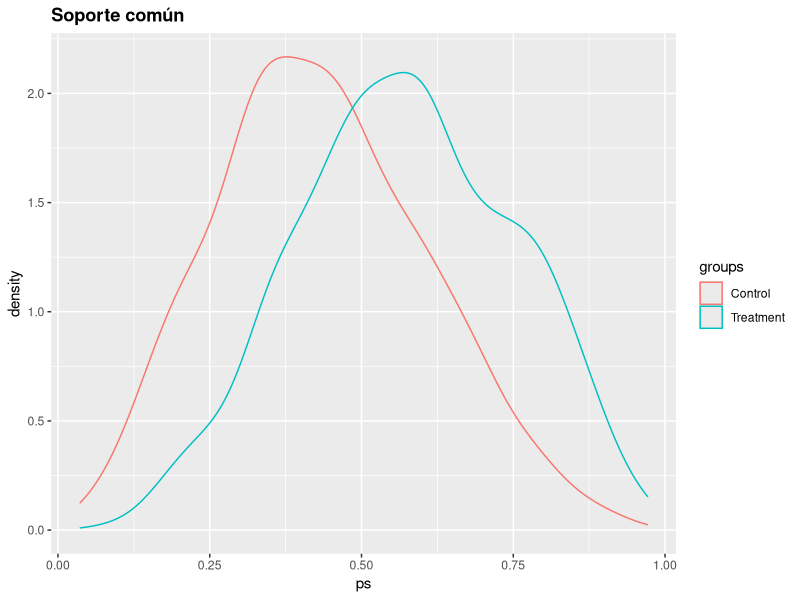
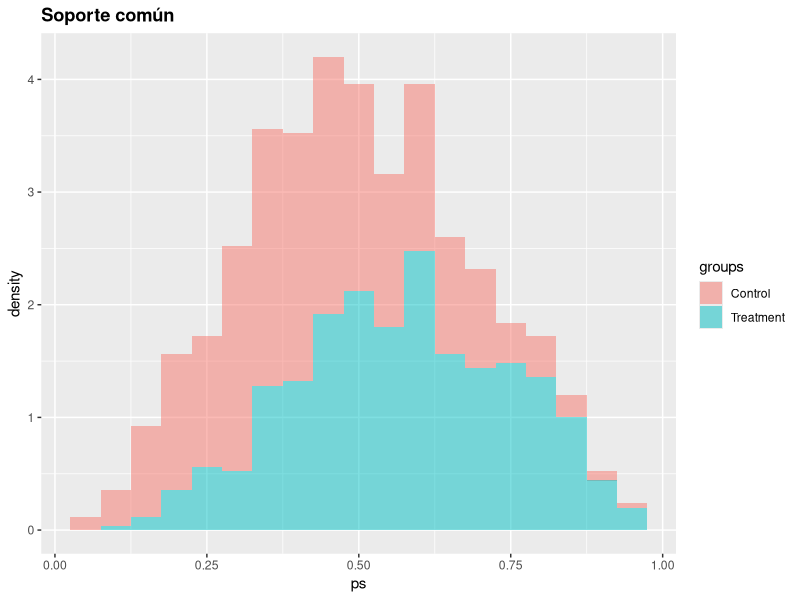

Write R code to recreate these figures, in order.
## ---- chunk 1
#| error: false
library(ggplot2)
set.seed(123)
Ord <- data.frame(
  ps = c(rbeta(500, 3, 4), rbeta(500, 4, 3)),
  groups = factor(rep(c("Control", "Treatment"), each = 500))
)
ggplot(Ord, aes(x = ps, colour = groups))+ geom_density()+
ggtitle("Soporte común")+
theme(plot.title = element_text(lineheight=.8, face="bold"))
## ---- chunk 2
#| error: false
ggplot(Ord, aes(x = ps, fill = groups))+
geom_histogram(aes(y = ..density..), binwidth=0.05, alpha=0.5)+
ggtitle("Soporte común")+
theme(plot.title = element_text(lineheight=.8, face="bold"))
